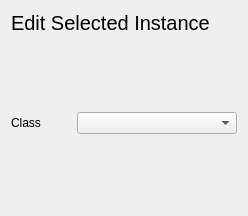
<?xml version="1.0" encoding="UTF-8"?>
<ui version="4.0">
 <class>widget_instance_editor</class>
 <widget class="QWidget" name="widget_instance_editor">
  <property name="geometry">
   <rect>
    <x>0</x>
    <y>0</y>
    <width>248</width>
    <height>216</height>
   </rect>
  </property>
  <property name="sizePolicy">
   <sizepolicy hsizetype="Expanding" vsizetype="Expanding">
    <horstretch>0</horstretch>
    <verstretch>0</verstretch>
   </sizepolicy>
  </property>
  <property name="windowTitle">
   <string>Form</string>
  </property>
  <property name="styleSheet">
   <string notr="true"/>
  </property>
  <layout class="QVBoxLayout" name="verticalLayout">
   <item>
    <widget class="QLabel" name="label_4">
     <property name="sizePolicy">
      <sizepolicy hsizetype="Preferred" vsizetype="Fixed">
       <horstretch>0</horstretch>
       <verstretch>0</verstretch>
      </sizepolicy>
     </property>
     <property name="font">
      <font>
       <pointsize>15</pointsize>
      </font>
     </property>
     <property name="text">
      <string>Edit Selected Instance</string>
     </property>
    </widget>
   </item>
   <item>
    <layout class="QVBoxLayout" name="verticalLayout_2">
     <item>
      <layout class="QHBoxLayout" name="horizontalLayout" stretch="1,5">
       <item>
        <widget class="QLabel" name="label">
         <property name="sizePolicy">
          <sizepolicy hsizetype="Fixed" vsizetype="Preferred">
           <horstretch>0</horstretch>
           <verstretch>0</verstretch>
          </sizepolicy>
         </property>
         <property name="minimumSize">
          <size>
           <width>60</width>
           <height>0</height>
          </size>
         </property>
         <property name="text">
          <string>Class</string>
         </property>
        </widget>
       </item>
       <item>
        <widget class="QComboBox" name="ui_class_list"/>
       </item>
      </layout>
     </item>
     <item>
      <layout class="QHBoxLayout" name="ui_axes_container"/>
     </item>
     <item>
      <layout class="QVBoxLayout" name="ui_relative_axes_container"/>
     </item>
    </layout>
   </item>
  </layout>
 </widget>
 <resources/>
 <connections/>
</ui>
